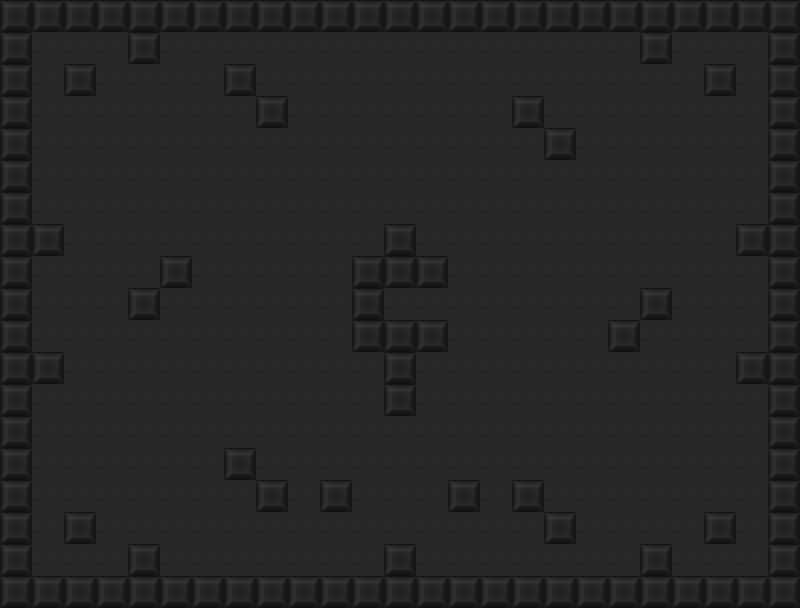

Rendered tile map (Tiled .tmx) drawn with the repository's tilesets; below, a short description and the map source with its tile grids summarised:
An orthogonal 25x19 tile map with 32x32 px tiles, 1 tile layer (Tile Layer 1).

<map version="1.0" tiledversion="1.1.3" orientation="orthogonal" renderorder="left-down" width="25" height="19" tilewidth="32" tileheight="32" infinite="0" nextobjectid="1">
 <tileset firstgid="1" name="darkSet" tilewidth="32" tileheight="32" tilecount="2" columns="2">
  <image source="../tiles/darkSet.png" width="64" height="32" />
 </tileset>
 <layer name="Tile Layer 1" width="25" height="19">
  <data>[475 cells, 475 non-empty, 2 distinct tile ids]</data>
 </layer>
</map>
